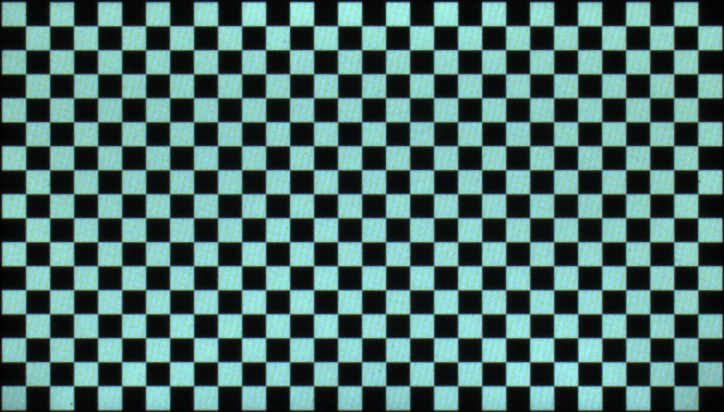
#> input picture tests/images/ch.png, 1448 x 824 px (shown at 1/2 size)
$ python color_calibration_test.py
#> lines starting #> are read from the running program, lines starting #| are printed output that depends on the picture
import cv2
import sys
import os

sys.path.insert(0, os.path.abspath('..'))
import bretina

"""
test for color_calibratin functions (histogram and rgb calibration)
"""

# cropped image of captured chessboard, red, blue and green screen
chessboard_img = cv2.imread('images/ch.png')
#> chessboard_img is the input picture: shape (824, 1448, 3); mean B, G, R 109.1, 113.6, 78.2
red_img = cv2.imread('images/red.png')
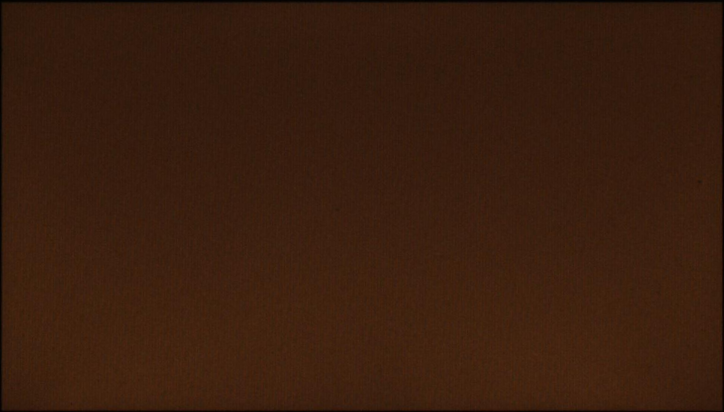
#> input picture tests/images/red.png, 1448 x 824 px (shown at 1/2 size)
#> red_img is the input picture: shape (824, 1448, 3); mean B, G, R 14.4, 29.9, 57.7
green_img = cv2.imread('images/green.png')
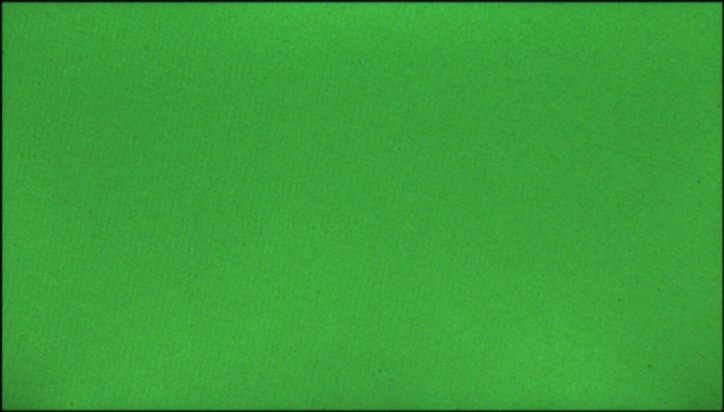
#> input picture tests/images/green.png, 1448 x 824 px (shown at 1/2 size)
#> green_img is the input picture: shape (824, 1448, 3); mean B, G, R 57.4, 159.9, 58.7
blue_img = cv2.imread('images/blue.png')
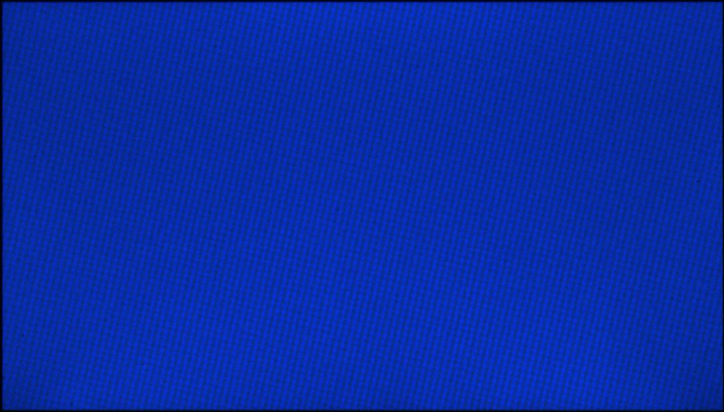
#> input picture tests/images/blue.png, 1448 x 824 px (shown at 1/2 size)
#> blue_img is the input picture: shape (824, 1448, 3); mean B, G, R 164, 43.5, 8.2
# size of chessboard (number of white/black pairs)
chessboard_size = (15, 8.5)

# get calibration data for histogram and color calibration
#> (the run stopped early here; a loop or call above may not have finished)
